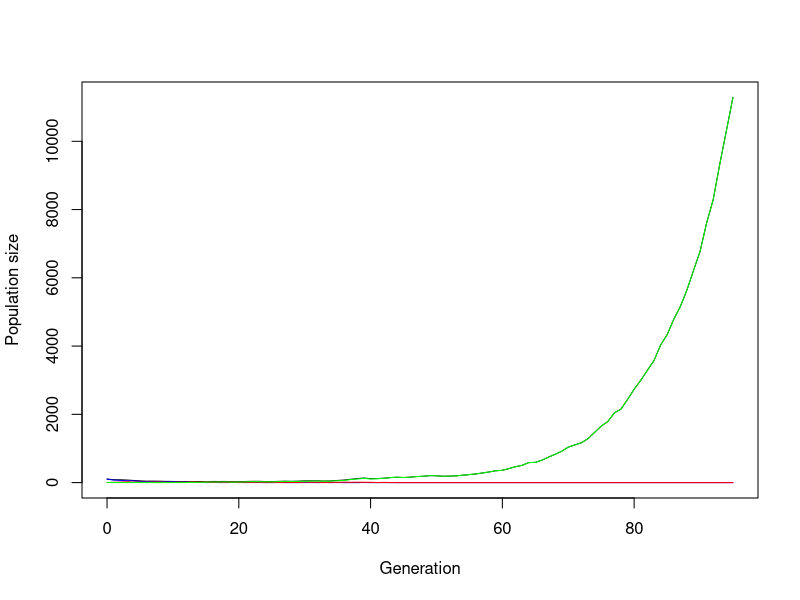
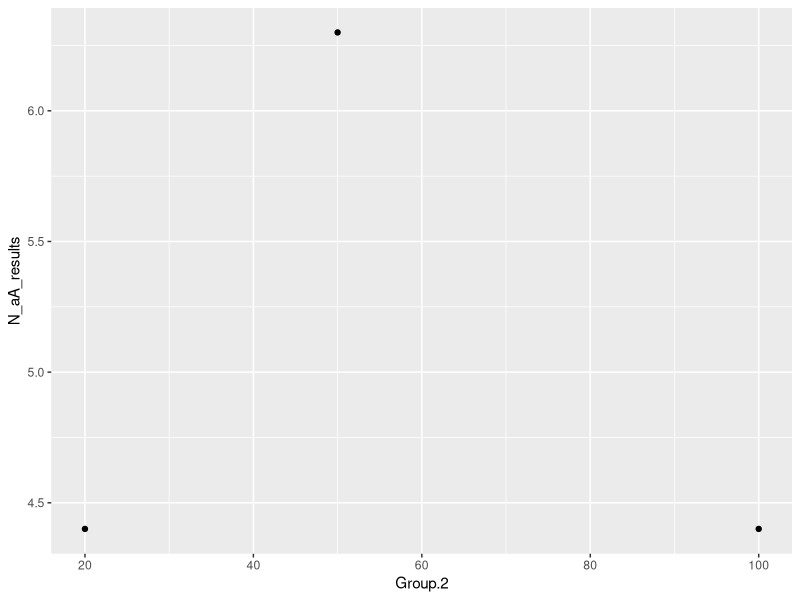
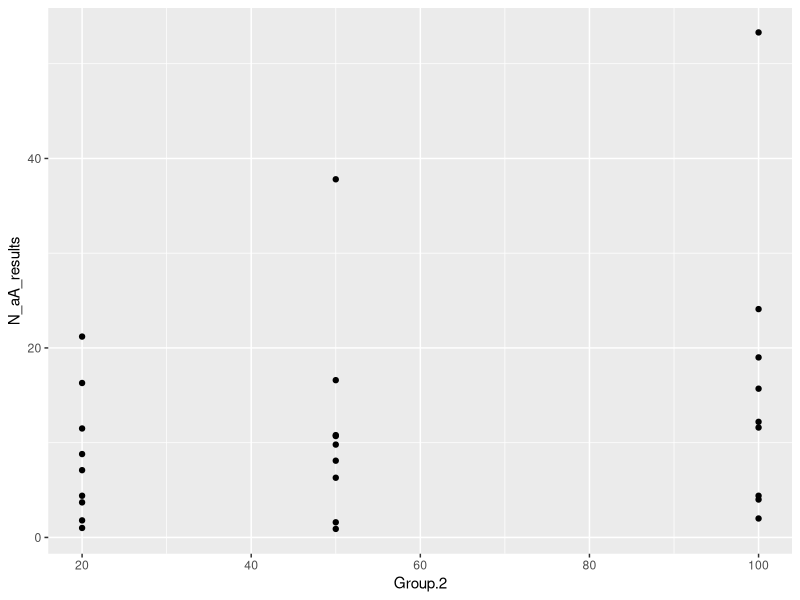
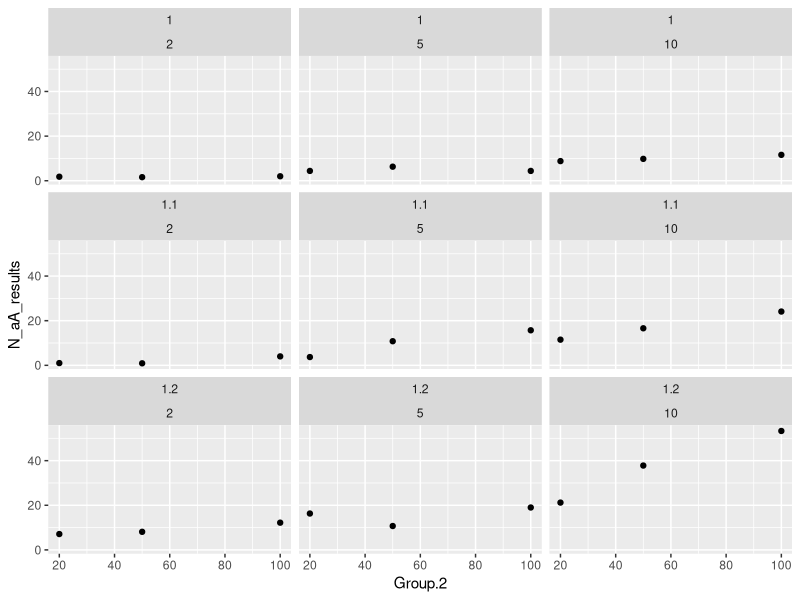
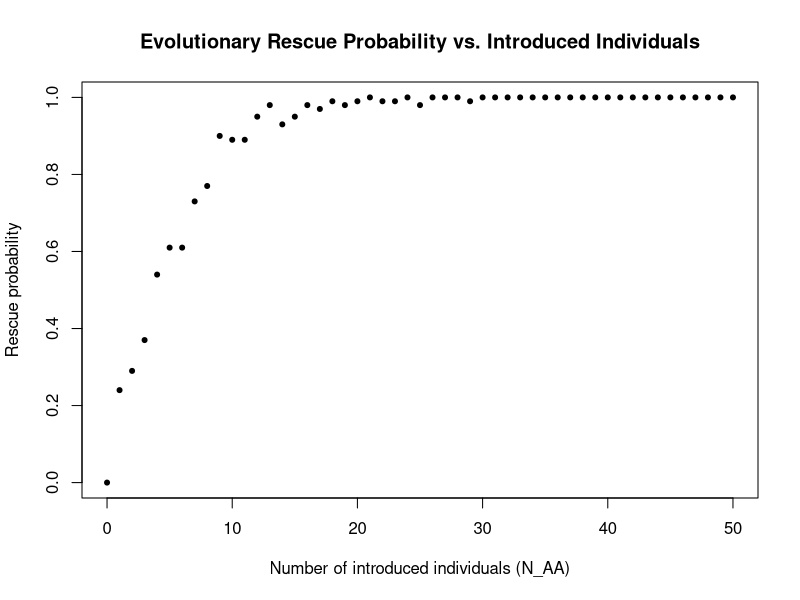
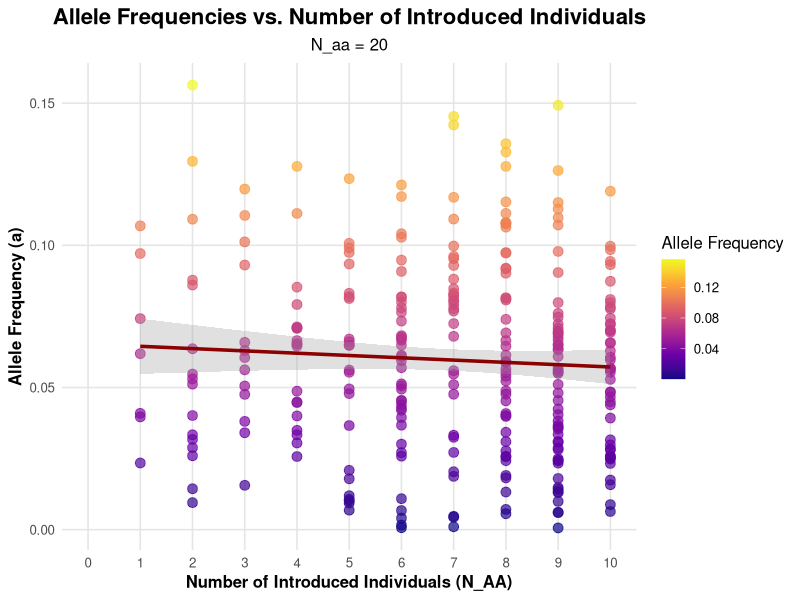
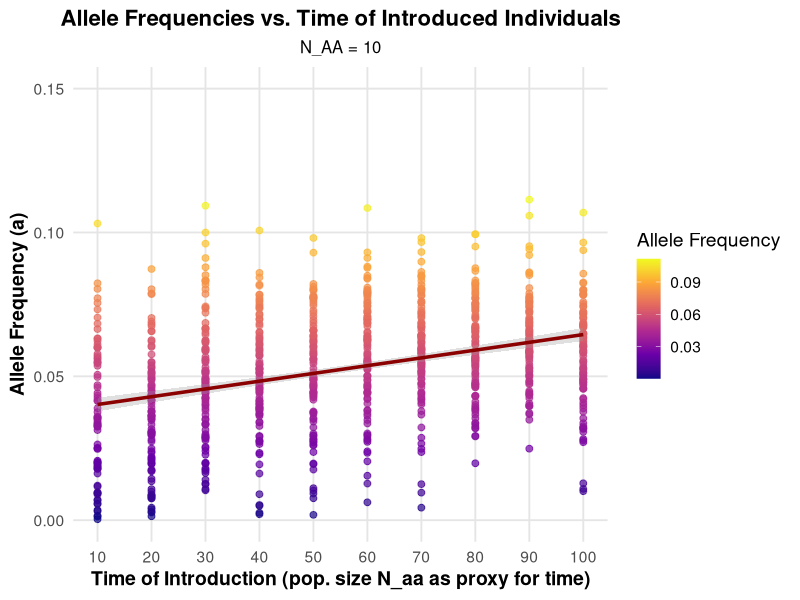

Write the R code that produced these figures, in order.
## ---- chunk 1
N_aa <- 100
N_aA <- 0
N_AA <- 5


r_aa <- 0.2 # fitness reduction of aa allel comb. equal to decay_rate
s_aA <- 1.10 # fitness benefit of allel A, equal to sel_coeff
s_AA <- 1.10 # fitness benefit of allel A, equal to sel_coeff

# --- Simulation of one generation with three genotypes ---
simulate_gen <- function(N_aa, N_aA, N_AA, r_aa, s_aA, s_AA) {

  # Reproduction with fitness malus/benefit
  offsp_aa <- rpois(1, N_aa * (1-r_aa))
  offsp_aA <- rpois(1, N_aA * s_aA)
  offsp_AA <- rpois(1, N_AA * s_AA)  
  
  # Total numbeer of gamets proportional to the frequency of alleles A and a
  total_gametes <- 2 * (offsp_aa + offsp_aA + offsp_AA)
  freq_A <- (2 * offsp_AA + offsp_aA) 
  freq_a <- total_gametes - freq_A
  
  if (total_gametes > 0) {

  
  #print(freq_a)
  #print(total_gametes)
  
  # Change of allele frequencies (A -> a und a -> A); p = (freq_A / total_gametes), q = (freq_a / total_gametes) #hardy equilibrium 1 = p^2 +2pq +q^2
  predicted_freq_aa <- (freq_a/total_gametes)^2
  predicted_freq_aA <- 2*(freq_A / total_gametes)*(freq_a / total_gametes)
  predicted_freq_AA <- (freq_A/total_gametes)^2
  
  #print(predicted_freq_aA)
  #print("PROBLEM")
 
   # Random draw of new genotypes under hardy-weinberg conditions
  N_total <- offsp_aa + offsp_aA + offsp_AA
  
  #print(c(predicted_freq_aa, predicted_freq_aA, predicted_freq_AA))
  #print(N_total)
  
  genotypes <- rmultinom(1, N_total, prob = c(predicted_freq_aa, predicted_freq_aA, predicted_freq_AA))
  
  #print(genotypes)

  
  N_aa_new <- genotypes[1]
  N_aA_new <- genotypes[2]
  N_AA_new <- genotypes[3]
  
  #print(c(N_aa_new, N_AA_new, N_aA_new)) 
  return(c(N_aa_new, N_aA_new, N_AA_new))
  }
  
  else
  return(c(0,0,0))
  
  
}

print(simulate_gen(N_aa, N_aA, N_AA, r_aa, s_aA, s_AA))
## ---- chunk 2
simulate_pop <- function(N_aa, N_aA, N_AA, r_aa, s_aA, s_AA, t_max) {
  # Create the vector in which to save the results
  pop_vector <- c(N_aa, N_aA, N_AA)
  # initiate the variables
  pop_new <- c(N_aa, N_aA, N_AA)
  
  # run the simulation until generation t_max
  for (i in 1:(t_max+1)) {
    # condition to stop the simulation before t_max: either the population exceeds 1.5 times the original population size, or it goes extinct
    #A<- print(pop_new)
    
    
    if (pop_new[1]+pop_new[2]+pop_new[3]>=101*(N_aa+N_aA+N_AA) | pop_new[1]+pop_new[2]+pop_new[3]==0) break
    #print(pop_new[1]+pop_new[2]+pop_new[3])
    # redefine the current population one generation later
    pop_new <- simulate_gen(pop_new[1],pop_new[2],pop_new[3], r_aa, s_aA, s_AA)
    #print(pop_new)
    # add the new population sizes to the output vector
    pop_vector <- rbind(pop_vector,pop_new)
  }
  
  # define the row and column names of the output vector
  rownames(pop_vector) <- (0:t_max+1)[1:length(pop_vector[,1])] # note that the vector has to be cut if the simulation stopped early
  colnames(pop_vector) <- c("aa","aA","AA")
  # return the result
  #print(pop_vector)
  return(pop_vector)	
}

# Test the function and plot the result
# set t_max to a value to be used througout
max_gen <- 1000
# create your simulation data
output <- simulate_pop(N_aa, N_aA, N_AA, r_aa, s_aA, s_AA, max_gen)
# show the last few lines of the data table
print(tail(output))

### Next time need to plot and see if distribution is right?

# plot the output - note that the plot range and the x axis have to be adjusted based on the length of the table
# determine x axis range 
x_range <- 0:(length(output[,1])-1)
# this plots the total population size
plot(x_range,output[,1]+output[,2]+output[,3],type='l',ylim=c(0,max(output[,1]+output[,2]+output[,3])),xlab = "Generation",ylab = "Population size")
# add number of wild type individuals
lines(x_range,output[,1], col="blue")  #aa
# add number of mutant individuals
lines(x_range,output[,2], col="red")  #aA
# add number of mutant individuals
lines(x_range,output[,3], col="green")  #AA

## ---- chunk 3
# set some parameters to fixed values
N_aA <- 0
r_aa <- 0.2
s_AA <- 1.1
t_max <- 100
# determine how often to run the simulation for each set of parameters
no_replicates <- 10

# set parameters to vary
N_aa_vector <- c(100, 50, 20)
N_AA_vector <- c(10, 5, 2)
s_aA_vector <- c(1, 1.1, 1.2) 



data_table <- data.frame(array(NA,dim=c(0,8), dimnames=list(c(), c(paste0(c("N_aa","N_aA", "N_AA","min_gen","min_size","N_aa_str_pop","N_AA_str_pop","s_aA_fit_hybrid"),"_results")))))


result_one_loop <- data.frame(array(NA,dim=c(1,8), dimnames=list(c(), c(paste0(c("N_aa","N_aA", "N_AA","min_gen","min_size","N_aa_str_pop","N_AA_str_pop","s_aA_fit_hybrid"),"_results")))))
        


# run the simulation across all chosen parameters
# loop over starting pop size of aa
for(N_aa in N_aa_vector){
  # loop over starting pop size of AA
  for(N_AA in N_AA_vector){
    # loop over fitness of hybrid
    for(s_aA in s_aA_vector){
       #reset counter for no_replicates to 1
      i<-1
      repeat {
        # increase counter by one
        i<-i+1
        # run the simulation once
        one_run <- simulate_pop(N_aa = N_aa, N_aA = N_aA, N_AA = N_AA , r_aa = 0.2, s_aA = s_aA, s_AA = 1.1, t_max = 10)
     

        N_aa_end <- c(tail(one_run[, 1],1)) 
        N_aA_end <- c(tail(one_run[, 2],1)) 
        N_AA_end <- c(tail(one_run[, 3],1)) 

        
        # determine total population sizes
        total_size <- one_run[,1]+one_run[,2]
        
        # determine minimum population size
        min_size <- min(total_size)
        # determine (first) generation at which this population size occurred; if min pop size = 0, at what time extinction
        min_gen <- as.numeric(which(total_size==min_size)[1])
        # enter the data into the table
        
    
        result_one_loop$N_aa_results <- N_aa_end
        result_one_loop$N_aA_results <- N_aA_end
        result_one_loop$N_AA_results <- N_AA_end
        result_one_loop$min_size_results <- min_size
        result_one_loop$min_gen_results <- min_gen
        
        result_one_loop$s_aA_fit_hybrid_results <- s_aA
        result_one_loop$N_aa_str_pop_results <- N_aa
        result_one_loop$N_AA_str_pop_results <- N_AA
        
        data_table <- rbind(data_table, result_one_loop)
        

        
        if(i>no_replicates) break
      }       
    } 
  } 
}

print(head(data_table))

## ---- chunk 4


mean_comb <- aggregate(data_table, list(data_table$s_aA_fit_hybrid_results, data_table$N_aa_str_pop_results, data_table$N_AA_str_pop_results), mean)

library(ggplot2)


data_table_plot <- mean_comb[mean_comb$Group.1==1 & mean_comb$Group.3==5,]
ggplot(data_table_plot, aes(x= Group.2, y= N_aA_results))+geom_point()

ggplot(mean_comb, aes(x= Group.2, y= N_aA_results))+geom_point()



 
ggplot(mean_comb, aes(x= Group.2, y=N_aA_results)) + geom_point() +
  facet_wrap(vars(cols=factor(Group.1), rows=factor(Group.3)))


## ---- chunk 5
# --- Rescue probability simulation ---
rescue_prob <- function(N_AA_intro, n_reps = 100, 
                        N_aa = 100, N_aA = 0, 
                        r_aa = 0.2, s_aA = 1.10, s_AA = 1.10, 
                        t_max = 1000) {
  
  rescue_count <- 0
  
  for (i in 1:n_reps) {
    out <- simulate_pop(N_aa, N_aA, N_AA_intro, r_aa, s_aA, s_AA, t_max)
    
    # end of simulation = last collum
    last_gen <- tail(out, 1)
    total_pop <- sum(last_gen)
    
      
    # rescue criteria: population outgrows the startpopulation
    if (total_pop > (N_aa + N_aA + N_AA_intro)) {
      rescue_count <- rescue_count + 1
    }
  }
  
  return(rescue_count / n_reps)
}

#rescue_prob(8)
# Testbereich: 0 bis 50 eingeführte Individuen
N_AA_values <- seq(0, 50, by = 1)

# Berechne Rescue-Wahrscheinlichkeit pro N_AA
rescue_probs <- sapply(N_AA_values, rescue_prob, n_reps = 100)

# plot
plot(N_AA_values, rescue_probs, pch = 20,
     xlab = "Number of introduced individuals (N_AA)",
     ylab = "Rescue probability",
     main = "Evolutionary Rescue Probability vs. Introduced Individuals")

## ---- chunk 6
# --- Rescue probability simulation ---
n_reps <- 100

rescue_prob <- function(N_AA_intro, n_reps, 
                        N_aa = 20, N_aA = 0, 
                        r_aa = 0.2, s_aA = 1.10, s_AA = 1.10, 
                        t_max = 1000) {
  call_freq_a <- c()
  rescue_count <- 0
  
  for (i in 1:n_reps) {
    out <- simulate_pop(N_aa, N_aA, N_AA_intro, r_aa, s_aA, s_AA, t_max)
    #print(out)
    
    # end of simulation = last collum
    last_gen <- tail(out, 1)
    #print(last_gen)
    total_pop <- sum(last_gen)
    
    # rescue criteria: population outgrows the startpopulation
    if (total_pop > (N_aa + N_aA + N_AA_intro)) {
      rescue_count <- rescue_count + 1
      freq_a_sum <- (last_gen[1]*2 + last_gen[2]) / (total_pop*2)
      call_freq_a = rbind(call_freq_a, freq_a_sum)
      #print(call_freq_a)
    }
    else{
      call_freq_a = rbind(call_freq_a, 0)
      #print(call_freq_a)
    }
  }
  
  return(c(call_freq_a))
}
#print(rescue_prob(10))

# Test "area" of variing number pf introduced N_AA
N_AA_values <- seq(0, 10, by = 1)
#print(N_AA_values)


# Berechne Rescue-Wahrscheinlichkeit pro N_AA
rescue_probs <- sapply(N_AA_values, rescue_prob, n_reps)
#print(rescue_probs)

#Here I transform the returned array (call_freq_a) into a data.frame where we have now 2 columns (1.=N_AA, 2.= allele freq. of a n_reps)

#dim(rescue_probs)
array_rp <- array(NA, dim=c(dim(rescue_probs)[1],2), dimnames = list(c(),c("N_AA","allele.freq")))

for(i in N_AA_values){
  
  array_rp[,1] <- i
  
  temp <- rescue_probs[,c(i+1)]
  temp[temp==0] <- NA
  
  array_rp[,2] <- temp
  
  array_rp <- data.frame(array_rp)
  
  if (i==0){ full_array <- array_rp } else { full_array <- rbind(full_array, array_rp)}
}
                  
#plott full_array 
ggplot(full_array, aes(x = N_AA, y = allele.freq)) +
  geom_point(aes(color = allele.freq), size = 3, alpha = 0.7) +  # dots with color fade
  scale_color_viridis_c(option = "plasma") +                      # fade coloring
  geom_smooth(method = "lm", se = TRUE, color = "darkred", size = 1.2, alpha = 0.3) +  # trendline
  scale_x_continuous(breaks = c(0:10)) +         # benutzerdefinierte x-Achsenticks
  labs(
    title = "Allele Frequencies vs. Number of Introduced Individuals",
    subtitle = "N_aa = 20",
    x = "Number of Introduced Individuals (N_AA)",
    y = "Allele Frequency (a)",
    color = "Allele Frequency"
  ) +
  theme_minimal(base_size = 12) +       # clean and big theme
  theme(
    plot.title = element_text(face = "bold", size = 16, hjust = 0.5),
    plot.subtitle = element_text(size = 12, hjust = 0.5),
    axis.title = element_text(face = "bold"),
    panel.grid.major = element_line(color = "grey90"),
    panel.grid.minor = element_blank()
  )
## ---- chunk 7
# --- Rescue probability simulation (dein Original) ------------------
n_reps <- 100

rescue_prob_aa <- function(N_aa_intro, N_AA = 10, n_reps = 100,
                           N_aA = 0,
                           r_aa = 0.2, s_aA = 1.10, s_AA = 1.10,
                           t_max = 1000) {
  call_freq_a <- c()
  rescue_count <- 0
  
  for (i in 1:n_reps) {
    out <- simulate_pop(N_aa_intro, N_aA, N_AA, r_aa, s_aA, s_AA, t_max)
    
    last_gen   <- tail(out, 1)
    total_pop  <- sum(last_gen)
    
    if (total_pop > (N_aa_intro + N_aA + N_AA)) {
      rescue_count <- rescue_count + 1
      freq_a_sum <- (last_gen[1]*2 + last_gen[2]) / (total_pop*2)
      call_freq_a <- rbind(call_freq_a, freq_a_sum)
    } else {
      call_freq_a <- rbind(call_freq_a, 0)
    }
  }
  return(call_freq_a)            # bleibt wie von dir gewünscht
}

# ---------- dein Test-Block -----------------------------------------
N_aa_values <- seq(100, 10, by = -10)   # Reihenfolge beibehalten
rescue_prob_aas <- sapply(N_aa_values, rescue_prob_aa, n_reps)
# rescue_prob_aas ist jetzt ein 100 x length(N_aa_values) - Matrix

# ---------- Aufbereitung (nur Indizierung korrigiert) ---------------
full_list <- lapply(seq_along(N_aa_values), function(idx) {
  n_aa <- N_aa_values[idx]
  vec  <- rescue_prob_aas[, idx]   # korrekte Spalte!
  vec[vec == 0] <- NA
  data.frame(N_aa = n_aa, allele.freq_a = vec)
})
full_array_aa <- do.call(rbind, full_list)

# ---------- Plot (dein Original) ------------------------------------
ggplot(full_array_aa, aes(x = N_aa, y = allele.freq_a)) +
  geom_point(aes(color = allele.freq_a), size = 2, alpha = 0.7) +
  scale_color_viridis_c(option = "plasma") +
  geom_smooth(method = "lm", se = TRUE, color = "darkred", size = 1.2, alpha = 0.3) +
  scale_x_continuous(breaks = seq(0, 100, by = 10)) +
  scale_y_continuous(limits = c(0, 0.15), breaks = seq(0, 0.15, by = 0.05)) + # fixe y-Skala
  labs(
    title = "Allele Frequencies vs. Time of Introduced Individuals",
    subtitle = "N_AA = 10",
    x = "Time of Introduction (pop. size N_aa as proxy for time)",
    y = "Allele Frequency (a)",
    color = "Allele Frequency"
  ) +
  theme_minimal(base_size = 14) +
  theme(
    plot.title    = element_text(face = "bold", size = 16, hjust = 0.5),
    plot.subtitle = element_text(size = 12, hjust = 0.5),
    axis.title    = element_text(face = "bold"),
    panel.grid.major = element_line(color = "grey90"),
    panel.grid.minor = element_blank()
  )
